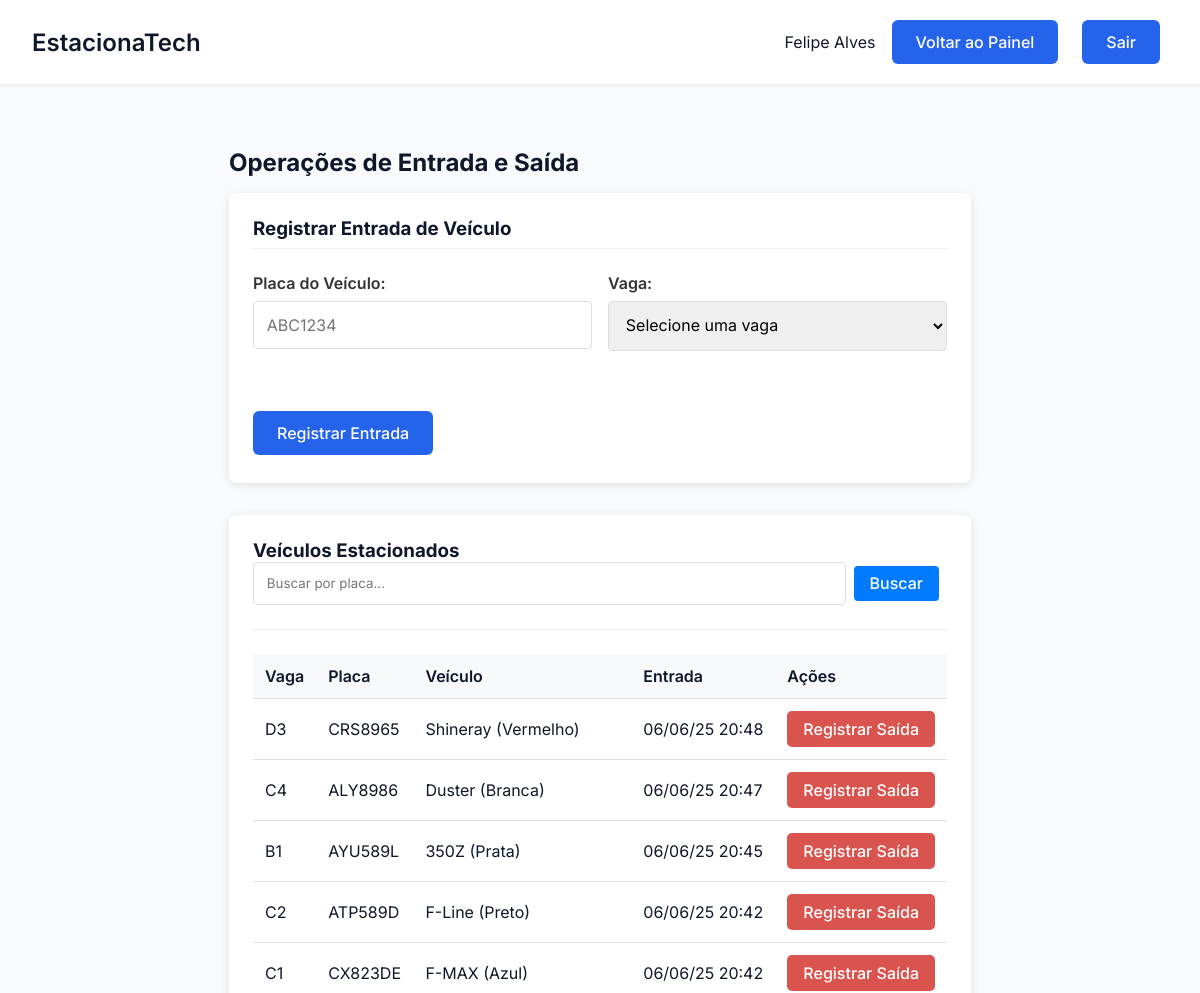
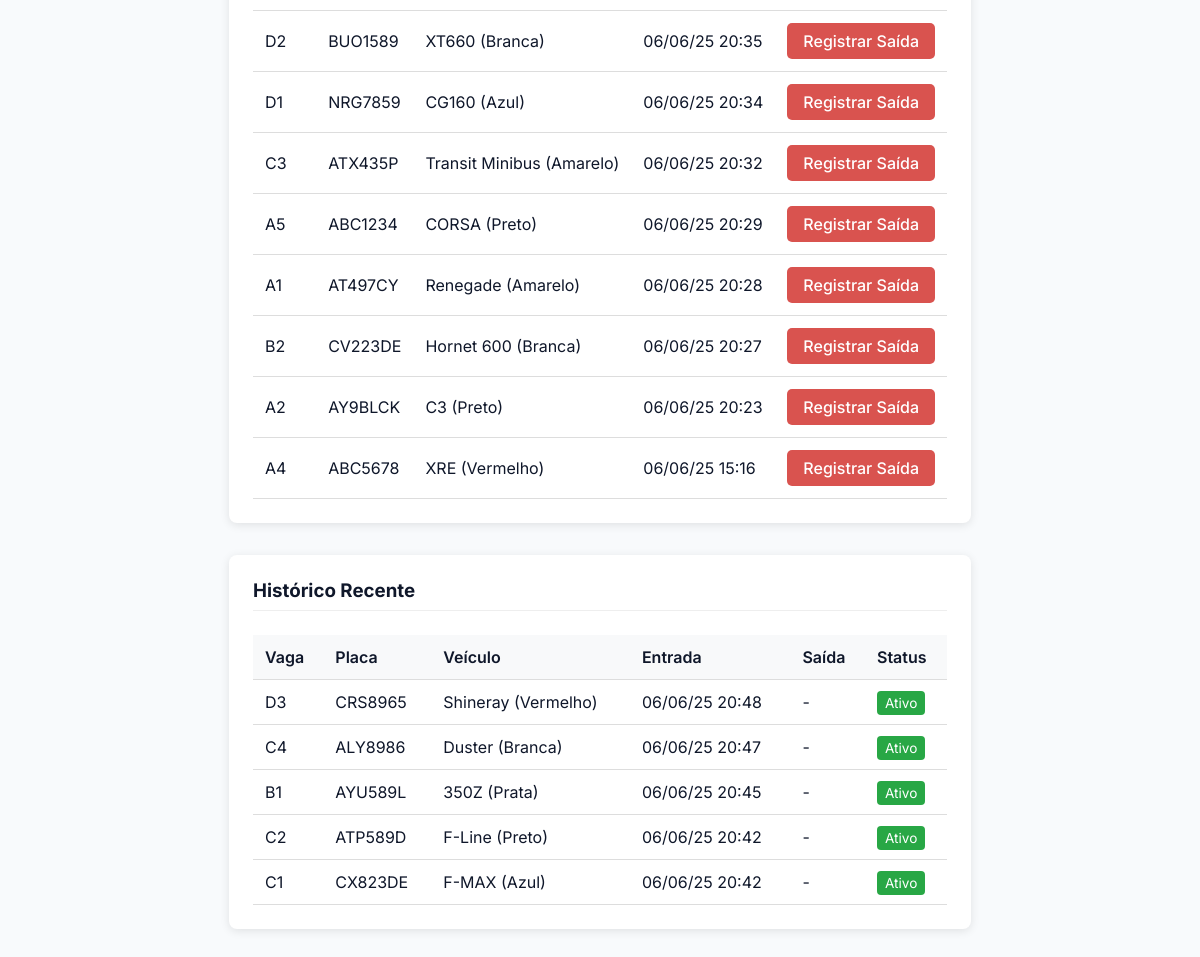
Page /locacao/operacoes (signed in) on the committed database (2 pictures, top to bottom).
### tables this page shows
CREATE TABLE Locacao (
        id_locacao INTEGER PRIMARY KEY AUTOINCREMENT,
        id_vaga TEXT NOT NULL,
        id_veiculo TEXT NOT NULL,
        id_operador TEXT NOT NULL,
        data_hora_entrada DATETIME NOT NULL,
        data_hora_saida DATETIME,
        FOREIGN KEY (id_vaga) REFERENCES Vaga(id_vaga),
        FOREIGN KEY (id_veiculo) REFERENCES Veiculo(placa),
        FOREIGN KEY (id_operador) REFERENCES Usuario(id_usuario)
    );

CREATE TABLE Veiculo (
        placa TEXT PRIMARY KEY,
        modelo TEXT NOT NULL,
        marca TEXT NOT NULL,
        cor TEXT NOT NULL,
        ano_fabricacao INTEGER NOT NULL,
        id_cliente TEXT NOT NULL,
        FOREIGN KEY (id_cliente) REFERENCES Cliente(id_cliente)
    );

### EstacionaTech/routes/locacao_routes.py (the view)
@locacao_bp.route('/operacoes')
def operacoes():
    if 'usuario_id' not in session:
        flash('Você precisa fazer login para acessar esta página.', 'error')
        return redirect(url_for('auth.login'))
    vagas_disponiveis = LocacaoController.listar_vagas_disponiveis()
    locacoes_ativas = LocacaoController.listar_ativas()
    historico_recente = LocacaoController.listar_recentes(limit=5)
    return render_template(
        'operacoes.html',
        vagas_disponiveis=vagas_disponiveis,
        locacoes_ativas=locacoes_ativas,
        historico_recente=historico_recente,
        nome=session.get('nome')
    )

### EstacionaTech/controllers/locacao_controller.py (called while the page is built)
    @staticmethod
    def listar_ativas():
        locacoes = Locacao.listar_ativas()
        locacoes_processadas = []
        for locacao_tupla in locacoes:
            locacao_lista = list(locacao_tupla)
            if isinstance(locacao_lista[3], str):
                try:
                    locacao_lista[3] = datetime.strptime(locacao_lista[3].split('.')[0], '%Y-%m-%d %H:%M:%S')
                except ValueError:
                    print(f"Erro ao converter data: {locacao_lista[3]}")
            locacoes_processadas.append(tuple(locacao_lista))
        return locacoes_processadas

    @staticmethod
    def listar_vagas_disponiveis():
        vagas = Vaga.listar_todas()
        return [vaga for vaga in vagas if vaga[3] == 'livre']

### EstacionaTech/database/database.py (called while the page is built)
def conectar():
    diretorio_db = "EstacionaTech/database"
    if not os.path.exists(diretorio_db):
        os.makedirs(diretorio_db)  # Criar diretório caso não exista
    return sqlite3.connect(f"{diretorio_db}/estacionatech.db")

### EstacionaTech/models/locacao.py (called while the page is built)
    @staticmethod
    def listar_ativas():
        conn = conectar()
        cursor = conn.cursor()
        try:
            cursor.execute("""
                SELECT l.id_locacao, l.id_vaga, l.id_veiculo, l.data_hora_entrada,
                       v.modelo, v.cor
                FROM Locacao l
                JOIN Veiculo v ON l.id_veiculo = v.placa
                WHERE l.data_hora_saida IS NULL
                ORDER BY l.data_hora_entrada DESC
            """)
            return cursor.fetchall()
        except sqlite3.Error as e:
            print(f"Erro ao listar locações ativas: {e}")
            return []
        finally:
            conn.close()

    @staticmethod
    def listar_recentes(limit=10):
        conn = conectar()
        cursor = conn.cursor()
        try:
            cursor.execute("""
                SELECT l.id_locacao, l.id_vaga, l.id_veiculo,
                       l.data_hora_entrada, l.data_hora_saida,
                       v.modelo, v.cor
                FROM Locacao l
                JOIN Veiculo v ON l.id_veiculo = v.placa
                ORDER BY
                    CASE WHEN l.data_hora_saida IS NULL THEN 0 ELSE 1 END,
                    l.data_hora_entrada DESC
                LIMIT ?
            """, (limit,))
            return cursor.fetchall()
        except sqlite3.Error as e:
            print(f"Erro ao listar locações recentes: {e}")
            return []
        finally:
            conn.close()

### EstacionaTech/templates/operacoes.html (shortened to what this page needs)
<!DOCTYPE html>
<html lang="pt-BR">
<head>
    <link rel="stylesheet" href="{{ url_for('static', filename='css/estilo.css') }}">
    <link rel="stylesheet" href="{{ url_for('static', filename='css/entrada_saida.css') }}">
</head>
<body>
    <div class="dashboard">
        <header class="dashboard-header">
            <nav class="dashboard-nav container">
                <h1 class="dashboard-title">EstacionaTech</h1>
                <div class="dashboard-user">
                    <span>{{ nome }}</span>
                    {% if session.get('tipo') == 'administrador' %}
                    <a href="{{ url_for('admin.painel_admin') }}" class="btn btn-primary">Voltar ao Painel</a>
                    {% else %}
                    <a href="{{ url_for('operadores.painel_operador') }}" class="btn btn-primary">Voltar ao Painel</a>
                    {% endif %}
                    <a href="{{ url_for('auth.logout') }}" class="btn btn-primary">Sair</a>
                </div>
            </nav>
        </header>
        <main class="dashboard-content container">
            <h2>Operações de Entrada e Saída</h2>
            <div class="parking-operations">
                <section class="operation-section">
                    <div class="section-header">
                        <h3>Registrar Entrada de Veículo</h3>
                    </div>
                    <form action="{{ url_for('locacao.registrar_entrada') }}" method="post" class="operation-form">
                        <div class="form-row">
                            <div class="form-group">
                                <label for="placa">Placa do Veículo:</label>
                                <input type="text" id="placa" name="placa" required placeholder="ABC1234">
                            </div>
                            <div class="form-group">
                                <label for="id_vaga">Vaga:</label>
                                <select id="id_vaga" name="id_vaga" required>
                                    <option value="">Selecione uma vaga</option>
                                </select>
                            </div>
                        </div>
                        <div class="btn-group">
                            <button type="submit" class="btn btn-primary">Registrar Entrada</button>
                        </div>
                    </form>
                </section>
                <section class="operation-section">
                    <div class="section-header">
                        <h3>Veículos Estacionados</h3>
                        <form action="{{ url_for('locacao.buscar_veiculo') }}" method="post" class="search-box">
                            <input type="text" name="placa_busca" placeholder="Buscar por placa..." value="{{ termo_busca if termo_busca else '' }}">
                            <button type="submit" class= "btn btn-primary">Buscar</button>
                        </form>
                    </div>
                    {% if locacoes_ativas %}
                    <table class="locacoes-table">
                        <thead>
                            <tr>
                                <th>Vaga</th>
                                <th>Placa</th>
                                <th>Veículo</th>
                                <th>Entrada</th>
                                <th>Ações</th>
                            </tr>
                        </thead>
                        <tbody>
                            {% for locacao in locacoes_ativas %}
                            <tr>
                                <td>{{ locacao[1] }}</td>
                                <td>{{ locacao[2] }}</td>
                                <td>{{ locacao[4] }} ({{ locacao[5] }})</td>
                                <td>
                                    {% if locacao[3].__class__.__name__ == 'datetime' %}
                                        {{ locacao[3].strftime('%d/%m/%y %H:%M') }}
                                    {% else %}
                                        {{ locacao[3] }}
                                    {% endif %}
                                </td>
                                <td class="cell-actions">
                                    <a href="{{ url_for('locacao.registrar_saida', id_locacao=locacao[0]) }}" class="btn-exit">Registrar Saída</a>
                                </td>
                            </tr>
                            {% endfor %}
                        </tbody>
                    </table>
                    {% else %}
                    <p>Não há veículos estacionados no momento{% if busca_realizada %} com a placa "{{ termo_busca }}"{% endif %}.</p>
                    {% endif %}
                </section>
                <section class="operation-section">
                    <div class="section-header">
                        <h3>Histórico Recente</h3>
                    </div>
                    {% if historico_recente %}
                    <table class="locacoes-table">
                        <thead>
                            <tr>
                                <th>Vaga</th>
                                <th>Placa</th>
                                <th>Veículo</th>
                                <th>Entrada</th>
                                <th>Saída</th>
                                <th>Status</th>
                            </tr>
                        </thead>
                        <tbody>
                            {% for locacao in historico_recente %}
                            <tr>
                                <td>{{ locacao[1] }}</td>
                                <td>{{ locacao[2] }}</td>
                                <td>{{ locacao[5] }} ({{ locacao[6] }})</td>
                                <td>
                                    {% if locacao[3].__class__.__name__ == 'datetime' %}
                                        {{ locacao[3].strftime('%d/%m/%y %H:%M') }}
                                    {% else %}
                                        {{ locacao[3] }}
                                    {% endif %}
                                </td>
                                <td>
                                {% if locacao[4] %}
                                    {% if locacao[4].__class__.__name__ == 'datetime' %}
                                        {{ locacao[4].strftime('%d/%m/%y %H:%M') }}
                                    {% else %}
                                        {{ locacao[4] }}
                                    {% endif %}
                                {% else %}
                                    -
                                {% endif %}
                                </td>
                                <td>
                                    {% if locacao[4] %}
                                        <span class="status-finished">Finalizado</span>
                                    {% else %}
                                        <span class="status-active">Ativo</span>
                                    {% endif %}
                                </td>
                            </tr>
                            {% endfor %}
                        </tbody>
                    </table>
                    {% else %}
                    <p>Não há registros recentes.</p>
                    {% endif %}
                </section>
            </div>
        </main>
    </div>
</body>
</html>

### EstacionaTech/static/css/estilo.css (style rules this page uses)
* { margin: 0; padding: 0; box-sizing: border-box; font-family: 'Inter', sans-serif; }
:root { --primary: #2563eb; --primary-dark: #1d4ed8; --secondary: #64748b; --danger: #ef4444; --success: #22c55e; --background: #f8fafc; --surface: #ffffff; --text: #0f172a; --text-light: #64748b; --primary-light: #93c5fd; --secondary: #4f46e5; --accent: #10b981; --card-bg: #ffffff; }
body { background-color: var(--background); color: var(--text); min-height: 100vh; }
.container { max-width: 1200px; margin: 0 auto; padding: 0 1rem; }
.form-group { margin-bottom: 1.5rem; }
.btn { display: inline-flex; align-items: center; justify-content: center; padding: 0.75rem 1.5rem; margin-right: 0.5rem; margin-top: 0.25rem; margin-bottom: 0.25rem; background-color: var(--primary); color: white;; font-size: 1rem; font-weight: 500; border-radius: 6px; cursor: pointer; transition: all 0.2s; border: none; text-decoration: none; }
.btn-primary { background-color: var(--primary); color: white; }
.dashboard { min-height: 100vh; display: grid; grid-template-rows: auto 1fr; }
.dashboard-header { background: var(--surface); padding: 1rem; box-shadow: 0 1px 3px 0 rgb(0 0 0 / 0.1); margin-bottom: 2rem;; }
.dashboard-nav { display: flex; justify-content: space-between; align-items: center; }
.dashboard-title { font-size: 1.5rem; font-weight: 600; }
.dashboard-user { display: flex; align-items: center; gap: 1rem; }
.dashboard-content { padding: 2rem; }
.dashboard-content h2 { margin-bottom: 1rem; }
.locacoes-table .cell-actions { text-align: left; vertical-align: middle; }
.locacoes-table .btn-exit { display: inline-block; width: auto; padding: 8px 16px; background-color: #d9534f; color: white; text-decoration: none; border-radius: 5px; border: none; cursor: pointer; font-weight: 500; transition: background-color 0.2s; }

### EstacionaTech/static/css/entrada_saida.css (style rules this page uses)
.parking-operations { display: flex; flex-direction: column; gap: 2rem; width: 100%; }
.operation-section { background-color: #fff; border-radius: 8px; box-shadow: 0 2px 10px rgba(0, 0, 0, 0.1); padding: 1.5rem; }
.section-header { border-bottom: 1px solid #eee; margin-bottom: 1.5rem; padding-bottom: 0.5rem; }
.operation-form { display: grid; gap: 1rem; }
.form-group { display: flex; flex-direction: column; gap: 0.5rem; }
.form-row { display: grid; grid-template-columns: repeat(auto-fit, minmax(250px, 1fr)); gap: 1rem; }
.form-group label { font-weight: 600; color: #333; }
.form-group input, .form-group select { padding: 0.8rem; border: 1px solid #ddd; border-radius: 4px; font-size: 1rem; }
.btn-group { display: flex; gap: 1rem; margin-top: 1rem; }
.btn-exit { background-color: #dc3545; color: white; border: none; padding: 0.8rem 1.5rem; border-radius: 4px; font-weight: 600; cursor: pointer; transition: background-color 0.2s; }
.locacoes-table { width: 100%; border-collapse: collapse; margin-top: 1rem; }
.locacoes-table th, .locacoes-table td { padding: 0.75rem; text-align: left; border-bottom: 1px solid #ddd; }
.locacoes-table th { background-color: #f8f9fa; font-weight: 600; }
.status-active { padding: 0.25rem 0.5rem; background-color: #28a745; color: white; border-radius: 4px; font-size: 0.85rem; }
.search-box { display: flex; gap: 0.5rem; margin-bottom: 1rem; }
.search-box input { flex: 1; padding: 0.8rem; border: 1px solid #ddd; border-radius: 4px; }
.search-box button { background-color: #007bff; color: white; border: none; padding: 0 1rem; border-radius: 4px; cursor: pointer; }

### rows in the picture
Locacao: id_vaga "D3", id_veiculo "CRS8965", modelo "Shineray", cor "Vermelho", locacao "06/06/25 20:48"
Locacao: id_vaga "C4", id_veiculo "ALY8986", modelo "Duster", cor "Branca", locacao "06/06/25 20:47"
Locacao: id_vaga "B1", id_veiculo "AYU589L", modelo "350Z", cor "Prata", locacao "06/06/25 20:45"
Locacao: id_vaga "C2", id_veiculo "ATP589D", modelo "F-Line", cor "Preto", locacao "06/06/25 20:42"
Locacao: id_vaga "C1", id_veiculo "CX823DE", modelo "F-MAX", cor "Azul", locacao "06/06/25 20:42"
Locacao: id_vaga "D2", id_veiculo "BUO1589", modelo "XT660", cor "Branca", locacao "06/06/25 20:35"
Locacao: id_vaga "D1", id_veiculo "NRG7859", modelo "CG160", cor "Azul", locacao "06/06/25 20:34"
Locacao: id_vaga "C3", id_veiculo "ATX435P", modelo "Transit Minibus", cor "Amarelo", locacao "06/06/25 20:32"
Locacao: id_vaga "A5", id_veiculo "ABC1234", modelo "CORSA", cor "Preto", locacao "06/06/25 20:29"
Locacao: id_vaga "A1", id_veiculo "AT497CY", modelo "Renegade", cor "Amarelo", locacao "06/06/25 20:28"
Locacao: id_vaga "B2", id_veiculo "CV223DE", modelo "Hornet 600", cor "Branca", locacao "06/06/25 20:27"
Locacao: id_vaga "A2", id_veiculo "AY9BLCK", modelo "C3", cor "Preto", locacao "06/06/25 20:23"
Locacao: id_vaga "A4", id_veiculo "ABC5678", modelo "XRE", cor "Vermelho", locacao "06/06/25 15:16"

### other values in the picture
{{ nome }} "Felipe Alves"
